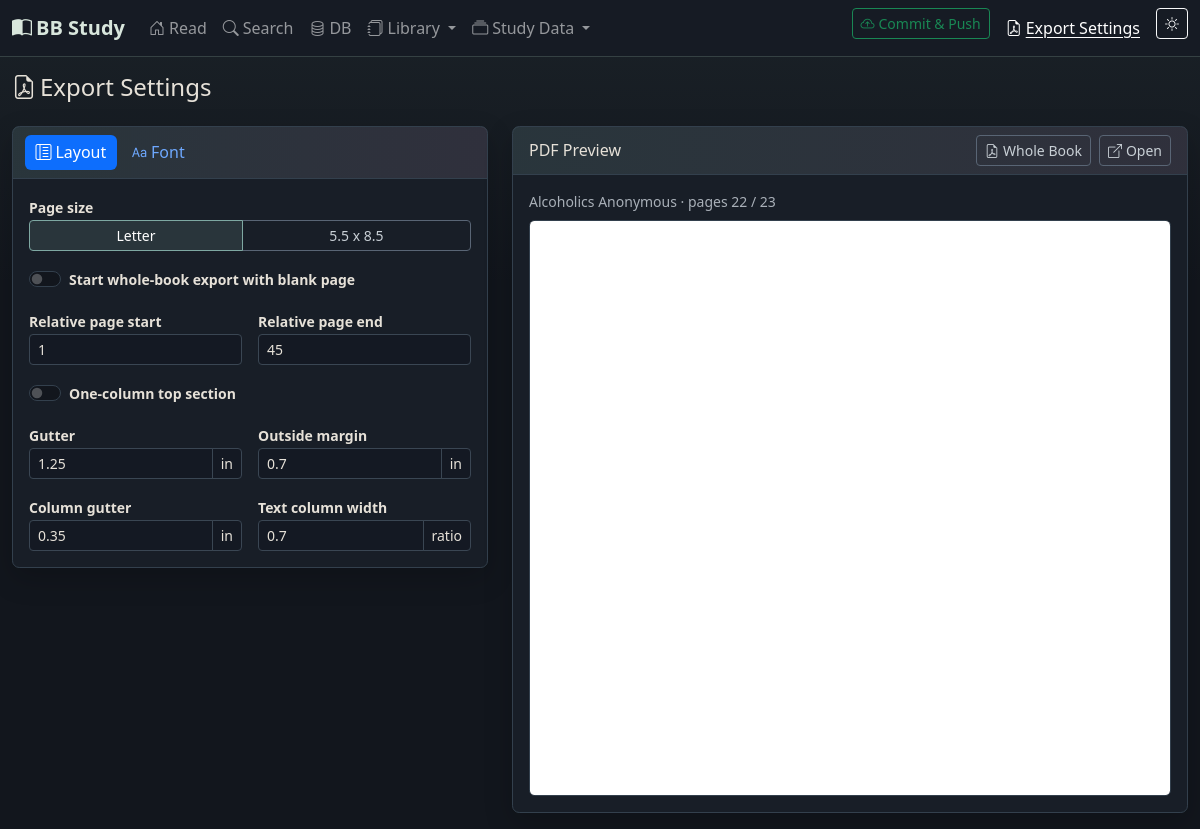
Page /settings on the earlier database version.
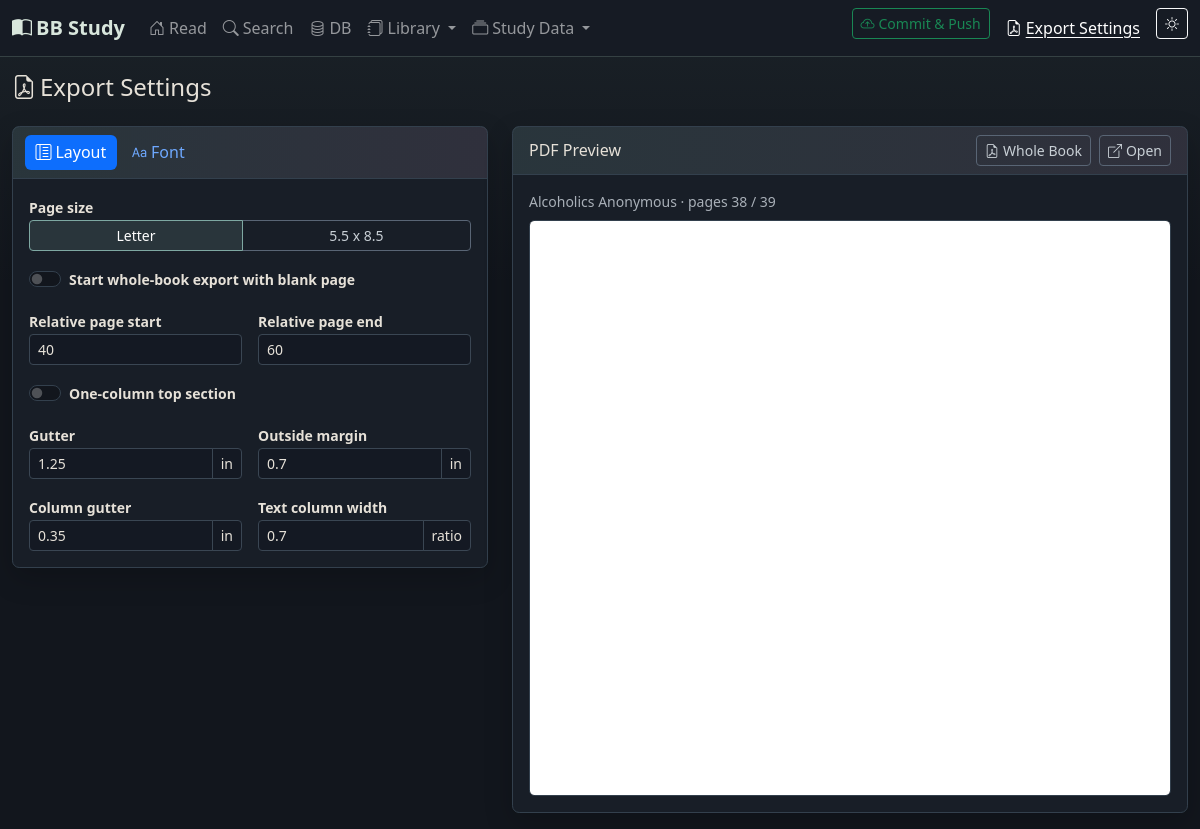
Same page on the later database version.
### app/models.py (models this page shows, shortened)
class Setting(db.Model):
    __tablename__ = 'settings'
    id = db.Column(db.Integer, primary_key=True)
    key = db.Column(db.String(100), unique=True, nullable=False)
    value = db.Column(db.Text, default='')

### app/routes/main.py (the view, shortened to what this page needs)
@main_bp.route('/settings', methods=['GET', 'POST'])
def settings():
    theme = get_theme()
    export_settings = get_export_setting_values()
    preview_book = get_current_book()
    preview_page = (
        get_book_page(preview_book.id, get_current_page()) if preview_book else get_current_page()
    )
    preview_pages = build_preview_pages(preview_book, preview_page)
    preview_pdf_url = (
        url_for('main.export_page_spread_pdf', book_id=preview_book.id, page=preview_page)
        if preview_pages else None
    )
    return render_template('settings.html', theme=theme,
                           export_settings=export_settings,
                           export_page_size_profile_prefixes=EXPORT_PAGE_SIZE_PROFILE_PREFIXES,
                           preview_book=preview_book,
                           preview_page=preview_page,
                           preview_pdf_url=preview_pdf_url,
                           preview_pages=preview_pages)

### app/page_numbers.py (called while the page is built)
def relative_page_for_label(book_id, page):
    from .models import BookContent
    row = (
        BookContent.query
        .filter_by(book_id=book_id, page=str(page))
        .filter(BookContent.relative_page_number.isnot(None))
        .order_by(BookContent.id)
        .first()
    )
    return row.relative_page_number if row else None

def page_label_for_relative(book_id, relative_page_number):
    from .models import BookContent
    row = (
        BookContent.query
        .filter_by(book_id=book_id, relative_page_number=relative_page_number)
        .order_by(BookContent.id)
        .first()
    )
    return str(row.page) if row else None

### app/routes/main.py (called while the page is built)
def get_theme():
    s = Setting.query.filter_by(key='theme').first()
    return s.value

def get_current_book():
    s = Setting.query.filter_by(key='current_book_id').first()
    if s and s.value:
        return Book.query.get(int(s.value))
    return None

def get_current_page():
    s = Setting.query.filter_by(key='current_page').first()
    return s.value

def _get_setting(key, default=''):
    setting = Setting.query.filter_by(key=key).first()
    return setting.value if setting and setting.value != '' else default

### app/templates/settings.html (shortened to what the changed rows need)
{% extends 'base.html' %}
{% block content %}
<div class="export-settings-page">
  <div class="row g-4 align-items-start">
    <div class="col-12 col-xl-5 col-xxl-4">
      <div class="card mb-4">
        <div class="card-body tab-content">
          <div class="tab-pane fade show active" id="layoutSettingsPane" role="tabpanel" aria-labelledby="layoutSettingsTab">
            <div class="row g-3">
              <div class="col-sm-6">
                <label class="form-label small fw-semibold" for="exportRelativePageStart">Relative page start</label>
                <input class="form-control form-control-sm export-setting-input" id="exportRelativePageStart" type="number" min="1" step="1"
                       data-setting-key="export_relative_page_start" value="{{ export_settings.export_relative_page_start }}">
              </div>
              <div class="col-sm-6">
                <label class="form-label small fw-semibold" for="exportRelativePageEnd">Relative page end</label>
                <input class="form-control form-control-sm export-setting-input" id="exportRelativePageEnd" type="number" min="1" step="1"
                       data-setting-key="export_relative_page_end" value="{{ export_settings.export_relative_page_end }}">
              </div>
            </div>
          </div>
        </div>
      </div>
    </div>
    <div class="col-12 col-xl-7 col-xxl-8">
      <div class="card">
        <div class="card-body">
          {% if preview_pdf_url %}
            <div class="text-muted small mb-2">
              {{ preview_book.title }} · pages {{ preview_pages|map(attribute='page')|join(' / ') }}
            </div>
            <iframe class="export-pdf-preview"
                    src="{{ preview_pdf_url }}"
                    title="PDF export preview pages {{ preview_pages|map(attribute='page')|join(' / ') }}"></iframe>
          {% else %}
            <div class="text-muted small">Select a book on the Read page to preview the current export.</div>
          {% endif %}
        </div>
      </div>
    </div>
  </div>
</div>
{% endblock %}

Differences in the rows shown:
now on this page (row edited): Setting: export_relative_page_start "40"
changed Setting (number 2 of 6 on the later page): export_relative_page_end "45" → "60"
Other differences:
{{ preview_pages|map(attribute='page')|join(' / ') }}: "22 / 23" → "38 / 39"
form field export_relative_page_start: "1" → (not shown)
